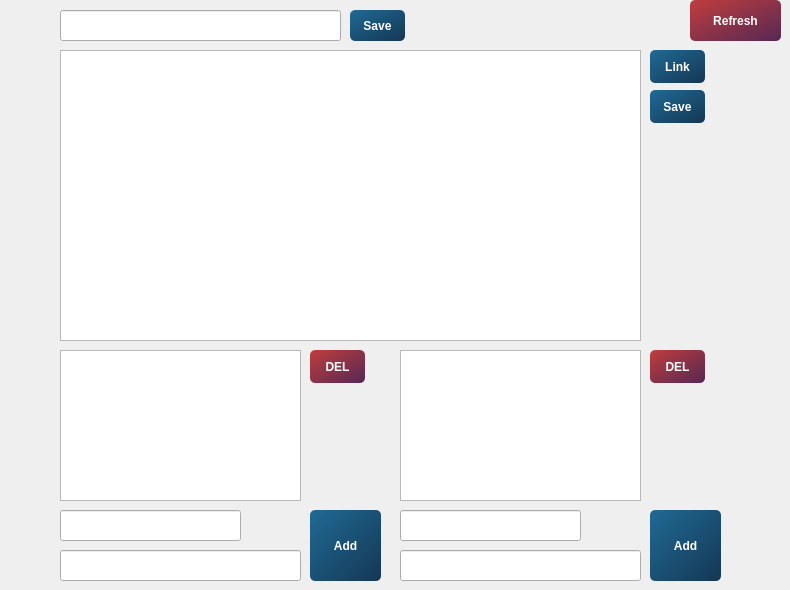
          <widget class="QWidget" name="coursesTab">
           <attribute name="title">
            <string>Courses</string>
           </attribute>
           <widget class="QLineEdit" name="courseEdit">
            <property name="geometry">
             <rect>
              <x>60</x>
              <y>10</y>
              <width>281</width>
              <height>31</height>
             </rect>
            </property>
           </widget>
           <widget class="QPlainTextEdit" name="plainTextEdit">
            <property name="geometry">
             <rect>
              <x>60</x>
              <y>50</y>
              <width>581</width>
              <height>291</height>
             </rect>
            </property>
            <property name="plainText">
             <string/>
            </property>
           </widget>
           <widget class="QListView" name="listView">
            <property name="geometry">
             <rect>
              <x>60</x>
              <y>350</y>
              <width>241</width>
              <height>151</height>
             </rect>
            </property>
           </widget>
           <widget class="QListView" name="listView_2">
            <property name="geometry">
             <rect>
              <x>400</x>
              <y>350</y>
              <width>241</width>
              <height>151</height>
             </rect>
            </property>
           </widget>
           <widget class="QPushButton" name="addCat_3">
            <property name="enabled">
             <bool>true</bool>
            </property>
            <property name="geometry">
             <rect>
              <x>650</x>
              <y>50</y>
              <width>55</width>
              <height>33</height>
             </rect>
            </property>
            <property name="sizePolicy">
             <sizepolicy hsizetype="Fixed" vsizetype="Fixed">
              <horstretch>0</horstretch>
              <verstretch>0</verstretch>
             </sizepolicy>
            </property>
            <property name="cursor">
             <cursorShape>PointingHandCursor</cursorShape>
            </property>
            <property name="layoutDirection">
             <enum>Qt::LeftToRight</enum>
            </property>
            <property name="styleSheet">
             <string notr="true">QPushButton{background-color: qlineargradient(x1: 0, y1:0, x2: 1, y2:1, stop: 0 #206a95, stop: 1 #153754); border-radius:5;color: white; font-weight:600;padding :10px}

QPushButton:disabled {
background-color:#989898;
color:#636363
}</string>
            </property>
            <property name="text">
             <string>Link</string>
            </property>
           </widget>
           <widget class="QPushButton" name="addCat_4">
            <property name="enabled">
             <bool>true</bool>
            </property>
            <property name="geometry">
             <rect>
              <x>310</x>
              <y>350</y>
              <width>55</width>
              <height>33</height>
             </rect>
            </property>
            <property name="sizePolicy">
             <sizepolicy hsizetype="Fixed" vsizetype="Fixed">
              <horstretch>0</horstretch>
              <verstretch>0</verstretch>
             </sizepolicy>
            </property>
            <property name="cursor">
             <cursorShape>PointingHandCursor</cursorShape>
            </property>
            <property name="layoutDirection">
             <enum>Qt::LeftToRight</enum>
            </property>
            <property name="styleSheet">
             <string notr="true">QPushButton{background-color: qlineargradient(x1: 0, y1:0, x2: 1, y2:1, stop: 0 #C03D3D, stop: 1 #562854); border-radius:5;color: white; font-weight:600;padding :10px}

QPushButton:disabled {
background-color:#989898;
color:#636363
}</string>
            </property>
            <property name="text">
             <string>DEL</string>
            </property>
           </widget>
           <widget class="QPushButton" name="addCat_5">
            <property name="enabled">
             <bool>true</bool>
            </property>
            <property name="geometry">
             <rect>
              <x>650</x>
              <y>350</y>
              <width>55</width>
              <height>33</height>
             </rect>
            </property>
            <property name="sizePolicy">
             <sizepolicy hsizetype="Fixed" vsizetype="Fixed">
              <horstretch>0</horstretch>
              <verstretch>0</verstretch>
             </sizepolicy>
            </property>
            <property name="cursor">
             <cursorShape>PointingHandCursor</cursorShape>
            </property>
            <property name="layoutDirection">
             <enum>Qt::LeftToRight</enum>
            </property>
            <property name="styleSheet">
             <string notr="true">QPushButton{background-color: qlineargradient(x1: 0, y1:0, x2: 1, y2:1, stop: 0 #C03D3D, stop: 1 #562854); border-radius:5;color: white; font-weight:600;padding :10px}

QPushButton:disabled {
background-color:#989898;
color:#636363
}</string>
            </property>
            <property name="text">
             <string>DEL</string>
            </property>
           </widget>
           <widget class="QPushButton" name="addCat_7">
            <property name="enabled">
             <bool>true</bool>
            </property>
            <property name="geometry">
             <rect>
              <x>310</x>
              <y>510</y>
              <width>71</width>
              <height>71</height>
             </rect>
            </property>
            <property name="sizePolicy">
             <sizepolicy hsizetype="Fixed" vsizetype="Fixed">
              <horstretch>0</horstretch>
              <verstretch>0</verstretch>
             </sizepolicy>
            </property>
            <property name="cursor">
             <cursorShape>PointingHandCursor</cursorShape>
            </property>
            <property name="layoutDirection">
             <enum>Qt::LeftToRight</enum>
            </property>
            <property name="styleSheet">
             <string notr="true">QPushButton{background-color: qlineargradient(x1: 0, y1:0, x2: 1, y2:1, stop: 0 #206a95, stop: 1 #153754); border-radius:5;color: white; font-weight:600;padding :10px}

QPushButton:disabled {
background-color:#989898;
color:#636363
}</string>
            </property>
            <property name="text">
             <string>Add</string>
            </property>
           </widget>
           <widget class="QLineEdit" name="lineEdit_2">
            <property name="geometry">
             <rect>
              <x>60</x>
              <y>550</y>
              <width>241</width>
              <height>31</height>
             </rect>
            </property>
           </widget>
           <widget class="QLineEdit" name="lineEdit_3">
            <property name="geometry">
             <rect>
              <x>400</x>
              <y>550</y>
              <width>241</width>
              <height>31</height>
             </rect>
            </property>
           </widget>
           <widget class="QPushButton" name="addCat_8">
            <property name="enabled">
             <bool>true</bool>
            </property>
            <property name="geometry">
             <rect>
              <x>650</x>
              <y>90</y>
              <width>55</width>
              <height>33</height>
             </rect>
            </property>
            <property name="sizePolicy">
             <sizepolicy hsizetype="Fixed" vsizetype="Fixed">
              <horstretch>0</horstretch>
              <verstretch>0</verstretch>
             </sizepolicy>
            </property>
            <property name="cursor">
             <cursorShape>PointingHandCursor</cursorShape>
            </property>
            <property name="layoutDirection">
             <enum>Qt::LeftToRight</enum>
            </property>
            <property name="styleSheet">
             <string notr="true">QPushButton{background-color: qlineargradient(x1: 0, y1:0, x2: 1, y2:1, stop: 0 #206a95, stop: 1 #153754); border-radius:5;color: white; font-weight:600;padding :10px}

QPushButton:disabled {
background-color:#989898;
color:#636363
}</string>
            </property>
            <property name="text">
             <string>Save</string>
            </property>
           </widget>
           <widget class="QPushButton" name="addCat_9">
            <property name="enabled">
             <bool>true</bool>
            </property>
            <property name="geometry">
             <rect>
              <x>350</x>
              <y>10</y>
              <width>55</width>
              <height>31</height>
             </rect>
            </property>
            <property name="sizePolicy">
             <sizepolicy hsizetype="Fixed" vsizetype="Fixed">
              <horstretch>0</horstretch>
              <verstretch>0</verstretch>
             </sizepolicy>
            </property>
            <property name="cursor">
             <cursorShape>PointingHandCursor</cursorShape>
            </property>
            <property name="layoutDirection">
             <enum>Qt::LeftToRight</enum>
            </property>
            <property name="styleSheet">
             <string notr="true">QPushButton{background-color: qlineargradient(x1: 0, y1:0, x2: 1, y2:1, stop: 0 #206a95, stop: 1 #153754); border-radius:5;color: white; font-weight:600;padding :10px}

QPushButton:disabled {
background-color:#989898;
color:#636363
}</string>
            </property>
            <property name="text">
             <string>Save</string>
            </property>
           </widget>
           <widget class="QPushButton" name="RefreshBtn2">
            <property name="enabled">
             <bool>true</bool>
            </property>
            <property name="geometry">
             <rect>
              <x>690</x>
              <y>0</y>
              <width>91</width>
              <height>41</height>
             </rect>
            </property>
            <property name="sizePolicy">
             <sizepolicy hsizetype="Fixed" vsizetype="Fixed">
              <horstretch>0</horstretch>
              <verstretch>0</verstretch>
             </sizepolicy>
            </property>
            <property name="cursor">
             <cursorShape>PointingHandCursor</cursorShape>
            </property>
            <property name="layoutDirection">
             <enum>Qt::LeftToRight</enum>
            </property>
            <property name="styleSheet">
             <string notr="true">QPushButton{background-color: qlineargradient(x1: 0, y1:0, x2: 1, y2:1, stop: 0 #C03D3D, stop: 1 #562854); border-radius:5;color: white; font-weight:600;padding :10px}

QPushButton:disabled {
background-color:#989898;
color:#636363
}</string>
            </property>
            <property name="text">
             <string>Refresh</string>
            </property>
           </widget>
           <widget class="QLineEdit" name="lineEdit_8">
            <property name="geometry">
             <rect>
              <x>60</x>
              <y>510</y>
              <width>181</width>
              <height>31</height>
             </rect>
            </property>
           </widget>
           <widget class="QLineEdit" name="lineEdit_9">
            <property name="geometry">
             <rect>
              <x>400</x>
              <y>510</y>
              <width>181</width>
              <height>31</height>
             </rect>
            </property>
           </widget>
           <widget class="QPushButton" name="addCat_10">
            <property name="enabled">
             <bool>true</bool>
            </property>
            <property name="geometry">
             <rect>
              <x>650</x>
              <y>510</y>
              <width>71</width>
              <height>71</height>
             </rect>
            </property>
            <property name="sizePolicy">
             <sizepolicy hsizetype="Fixed" vsizetype="Fixed">
              <horstretch>0</horstretch>
              <verstretch>0</verstretch>
             </sizepolicy>
            </property>
            <property name="cursor">
             <cursorShape>PointingHandCursor</cursorShape>
            </property>
            <property name="layoutDirection">
             <enum>Qt::LeftToRight</enum>
            </property>
            <property name="styleSheet">
             <string notr="true">QPushButton{background-color: qlineargradient(x1: 0, y1:0, x2: 1, y2:1, stop: 0 #206a95, stop: 1 #153754); border-radius:5;color: white; font-weight:600;padding :10px}

QPushButton:disabled {
background-color:#989898;
color:#636363
}</string>
            </property>
            <property name="text">
             <string>Add</string>
            </property>
           </widget>
          </widget>
